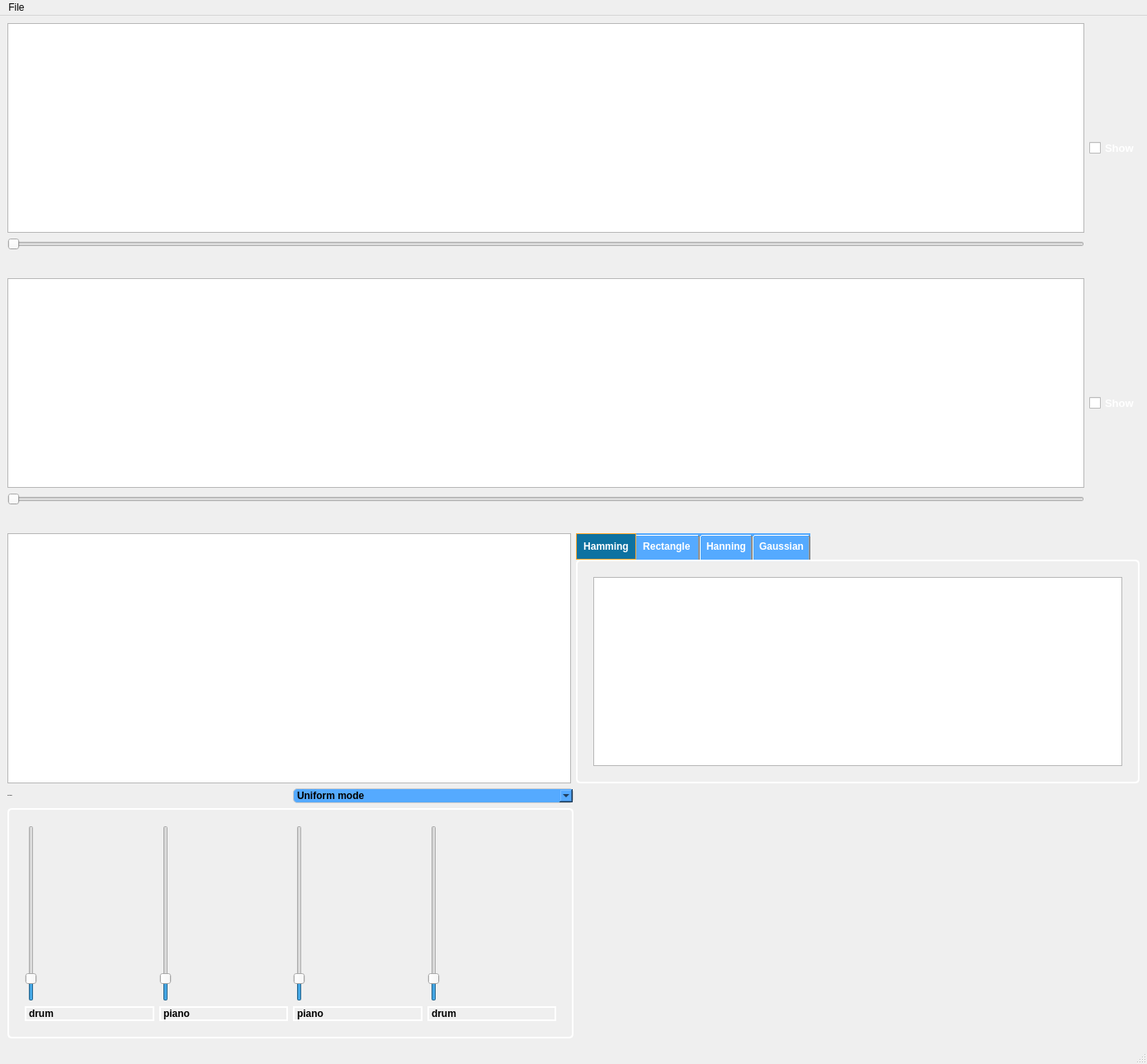
<?xml version="1.0" encoding="UTF-8"?>
<ui version="4.0">
 <class>MainWindow</class>
 <widget class="QMainWindow" name="MainWindow">
  <property name="enabled">
   <bool>true</bool>
  </property>
  <property name="geometry">
   <rect>
    <x>0</x>
    <y>0</y>
    <width>1390</width>
    <height>1289</height>
   </rect>
  </property>
  <property name="windowTitle">
   <string>MainWindow</string>
  </property>
  <property name="styleSheet">
   <string notr="true">QGroupBox[border=&quot;none&quot;] {
    border: none;

}
</string>
  </property>
  <widget class="QWidget" name="centralwidget">
   <property name="styleSheet">
    <string notr="true">QLabel {
    color: white;
    font-size: 10px;
    font-weight: bold;
}

QWidget{
 background: #7e7e7e;}
QSlider {
    border: 1px solid #000;
    background: #EEE;
border-radius:5px;

}
QSlider::handle {
    background: rgb(252, 244, 163);
    border: 1px solid #000;
    width: 10px;

   
}
QSlider::groove {
    background: #CCC;'

}
</string>
   </property>
   <layout class="QGridLayout" name="gridLayout_3">
    <item row="3" column="0">
     <layout class="QHBoxLayout" name="horizontalLayout_17">
      <item>
       <layout class="QVBoxLayout" name="verticalLayout_34">
        <item>
         <layout class="QHBoxLayout" name="horizontalLayout_6">
          <item>
           <widget class="QLabel" name="label">
            <property name="sizePolicy">
             <sizepolicy hsizetype="Preferred" vsizetype="Preferred">
              <horstretch>0</horstretch>
              <verstretch>0</verstretch>
             </sizepolicy>
            </property>
            <property name="font">
             <font>
              <pointsize>-1</pointsize>
              <bold>true</bold>
             </font>
            </property>
            <property name="text">
             <string>Select mode</string>
            </property>
           </widget>
          </item>
          <item>
           <widget class="QComboBox" name="combo_bx_mode">
            <property name="font">
             <font>
              <family>Arial</family>
              <bold>true</bold>
             </font>
            </property>
            <property name="cursor">
             <cursorShape>PointingHandCursor</cursorShape>
            </property>
            <property name="styleSheet">
             <string notr="true"> border: 1px solid #ccc;
border-radius:5px;
font-family: Arial, sans-serif;
color: black;

background-color: rgb(85, 170, 255);

</string>
            </property>
            <item>
             <property name="text">
              <string>Uniform mode</string>
             </property>
            </item>
            <item>
             <property name="text">
              <string>Musical instruments</string>
             </property>
            </item>
            <item>
             <property name="text">
              <string>Animal sounds</string>
             </property>
            </item>
            <item>
             <property name="text">
              <string>ECG abnormalities</string>
             </property>
            </item>
           </widget>
          </item>
         </layout>
        </item>
        <item>
         <widget class="QStackedWidget" name="stackedWidget">
          <property name="styleSheet">
           <string notr="true">QStackedWidget{ border: 2px solid;
	border-color: rgb(255, 255, 255);
    border-radius: 5px;
    padding: 10px;}
QLabel{
 border: 2px solid;
	border-color: rgb(255, 255, 255);
font-weight: bold;}</string>
          </property>
          <property name="currentIndex">
           <number>1</number>
          </property>
          <widget class="QWidget" name="uniform_page">
           <layout class="QGridLayout" name="gridLayout">
            <item row="0" column="0">
             <widget class="QSlider" name="uniform_slider_range_1">
              <property name="font">
               <font>
                <bold>false</bold>
               </font>
              </property>
              <property name="maximum">
               <number>10</number>
              </property>
              <property name="value">
               <number>1</number>
              </property>
              <property name="orientation">
               <enum>Qt::Vertical</enum>
              </property>
             </widget>
            </item>
            <item row="0" column="1">
             <widget class="QSlider" name="uniform_slider_range_2">
              <property name="maximum">
               <number>10</number>
              </property>
              <property name="value">
               <number>1</number>
              </property>
              <property name="orientation">
               <enum>Qt::Vertical</enum>
              </property>
             </widget>
            </item>
            <item row="0" column="2">
             <widget class="QSlider" name="uniform_slider_range_3">
              <property name="maximum">
               <number>10</number>
              </property>
              <property name="value">
               <number>1</number>
              </property>
              <property name="orientation">
               <enum>Qt::Vertical</enum>
              </property>
             </widget>
            </item>
            <item row="0" column="3">
             <widget class="QSlider" name="uniform_slider_range_4">
              <property name="maximum">
               <number>10</number>
              </property>
              <property name="value">
               <number>1</number>
              </property>
              <property name="orientation">
               <enum>Qt::Vertical</enum>
              </property>
             </widget>
            </item>
            <item row="0" column="4">
             <widget class="QSlider" name="uniform_slider_range_5">
              <property name="maximum">
               <number>10</number>
              </property>
              <property name="value">
               <number>1</number>
              </property>
              <property name="orientation">
               <enum>Qt::Vertical</enum>
              </property>
             </widget>
            </item>
            <item row="0" column="5">
             <widget class="QSlider" name="uniform_slider_range_6">
              <property name="maximum">
               <number>10</number>
              </property>
              <property name="value">
               <number>1</number>
              </property>
              <property name="sliderPosition">
               <number>1</number>
              </property>
              <property name="orientation">
               <enum>Qt::Vertical</enum>
              </property>
             </widget>
            </item>
            <item row="0" column="6">
             <widget class="QSlider" name="uniform_slider_range_7">
              <property name="maximum">
               <number>10</number>
              </property>
              <property name="value">
               <number>1</number>
              </property>
              <property name="orientation">
               <enum>Qt::Vertical</enum>
              </property>
             </widget>
            </item>
            <item row="0" column="7">
             <widget class="QSlider" name="uniform_slider_range_8">
              <property name="maximum">
               <number>10</number>
              </property>
              <property name="value">
               <number>1</number>
              </property>
              <property name="orientation">
               <enum>Qt::Vertical</enum>
              </property>
             </widget>
            </item>
            <item row="0" column="8">
             <widget class="QSlider" name="uniform_slider_range_9">
              <property name="maximum">
               <number>10</number>
              </property>
              <property name="value">
               <number>1</number>
              </property>
              <property name="orientation">
               <enum>Qt::Vertical</enum>
              </property>
             </widget>
            </item>
            <item row="0" column="9">
             <widget class="QSlider" name="uniform_slider_range_10">
              <property name="maximum">
               <number>10</number>
              </property>
              <property name="value">
               <number>1</number>
              </property>
              <property name="orientation">
               <enum>Qt::Vertical</enum>
              </property>
             </widget>
            </item>
           </layout>
          </widget>
          <widget class="QWidget" name="music_page">
           <layout class="QGridLayout" name="gridLayout_7">
            <item row="0" column="0">
             <layout class="QHBoxLayout" name="horizontalLayout_15">
              <item>
               <layout class="QVBoxLayout" name="verticalLayout_26">
                <item>
                 <widget class="QSlider" name="bass_slider">
                  <property name="maximum">
                   <number>10</number>
                  </property>
                  <property name="value">
                   <number>1</number>
                  </property>
                  <property name="orientation">
                   <enum>Qt::Vertical</enum>
                  </property>
                 </widget>
                </item>
                <item>
                 <widget class="QLabel" name="label_35">
                  <property name="text">
                   <string>drum</string>
                  </property>
                 </widget>
                </item>
               </layout>
              </item>
              <item>
               <layout class="QVBoxLayout" name="verticalLayout_27">
                <item>
                 <widget class="QSlider" name="voil_slider">
                  <property name="maximum">
                   <number>10</number>
                  </property>
                  <property name="value">
                   <number>1</number>
                  </property>
                  <property name="orientation">
                   <enum>Qt::Vertical</enum>
                  </property>
                 </widget>
                </item>
                <item>
                 <widget class="QLabel" name="label_36">
                  <property name="text">
                   <string>piano</string>
                  </property>
                 </widget>
                </item>
               </layout>
              </item>
              <item>
               <layout class="QVBoxLayout" name="verticalLayout_28">
                <item>
                 <widget class="QSlider" name="piano_slider">
                  <property name="maximum">
                   <number>10</number>
                  </property>
                  <property name="value">
                   <number>1</number>
                  </property>
                  <property name="orientation">
                   <enum>Qt::Vertical</enum>
                  </property>
                 </widget>
                </item>
                <item>
                 <widget class="QLabel" name="label_37">
                  <property name="text">
                   <string>piano</string>
                  </property>
                 </widget>
                </item>
               </layout>
              </item>
              <item>
               <layout class="QVBoxLayout" name="verticalLayout_29">
                <item>
                 <widget class="QSlider" name="drum_slider">
                  <property name="maximum">
                   <number>10</number>
                  </property>
                  <property name="value">
                   <number>1</number>
                  </property>
                  <property name="orientation">
                   <enum>Qt::Vertical</enum>
                  </property>
                 </widget>
                </item>
                <item>
                 <widget class="QLabel" name="label_38">
                  <property name="text">
                   <string>drum</string>
                  </property>
                 </widget>
                </item>
               </layout>
              </item>
             </layout>
            </item>
           </layout>
          </widget>
          <widget class="QWidget" name="animal_page">
           <layout class="QGridLayout" name="gridLayout_8">
            <item row="0" column="0">
             <layout class="QHBoxLayout" name="horizontalLayout_16">
              <item>
               <layout class="QVBoxLayout" name="verticalLayout_30">
                <item>
                 <widget class="QSlider" name="cat_slider">
                  <property name="maximum">
                   <number>10</number>
                  </property>
                  <property name="value">
                   <number>1</number>
                  </property>
                  <property name="orientation">
                   <enum>Qt::Vertical</enum>
                  </property>
                 </widget>
                </item>
                <item>
                 <widget class="QLabel" name="label_39">
                  <property name="text">
                   <string>cat</string>
                  </property>
                 </widget>
                </item>
               </layout>
              </item>
              <item>
               <layout class="QVBoxLayout" name="verticalLayout_31">
                <item>
                 <widget class="QSlider" name="dog_slider">
                  <property name="maximum">
                   <number>10</number>
                  </property>
                  <property name="value">
                   <number>1</number>
                  </property>
                  <property name="orientation">
                   <enum>Qt::Vertical</enum>
                  </property>
                 </widget>
                </item>
                <item>
                 <widget class="QLabel" name="label_40">
                  <property name="text">
                   <string>dog</string>
                  </property>
                 </widget>
                </item>
               </layout>
              </item>
              <item>
               <layout class="QVBoxLayout" name="verticalLayout_32">
                <item>
                 <widget class="QSlider" name="duck_slider">
                  <property name="maximum">
                   <number>10</number>
                  </property>
                  <property name="value">
                   <number>1</number>
                  </property>
                  <property name="orientation">
                   <enum>Qt::Vertical</enum>
                  </property>
                 </widget>
                </item>
                <item>
                 <widget class="QLabel" name="label_45">
                  <property name="text">
                   <string>duck</string>
                  </property>
                 </widget>
                </item>
               </layout>
              </item>
              <item>
               <layout class="QVBoxLayout" name="verticalLayout_33">
                <item>
                 <widget class="QSlider" name="cow_slider">
                  <property name="maximum">
                   <number>10</number>
                  </property>
                  <property name="value">
                   <number>1</number>
                  </property>
                  <property name="orientation">
                   <enum>Qt::Vertical</enum>
                  </property>
                 </widget>
                </item>
                <item>
                 <widget class="QLabel" name="label_46">
                  <property name="text">
                   <string>cow</string>
                  </property>
                 </widget>
                </item>
               </layout>
              </item>
             </layout>
            </item>
           </layout>
          </widget>
          <widget class="QWidget" name="ECG_page">
           <layout class="QGridLayout" name="gridLayout_9">
            <item row="0" column="0">
             <layout class="QHBoxLayout" name="horizontalLayout_24">
              <item>
               <layout class="QVBoxLayout" name="verticalLayout_35">
                <item>
                 <widget class="QSlider" name="verticalSlider_27">
                  <property name="maximum">
                   <number>10</number>
                  </property>
                  <property name="value">
                   <number>1</number>
                  </property>
                  <property name="orientation">
                   <enum>Qt::Vertical</enum>
                  </property>
                 </widget>
                </item>
                <item>
                 <widget class="QLabel" name="label_41">
                  <property name="text">
                   <string>arthmya 1</string>
                  </property>
                 </widget>
                </item>
               </layout>
              </item>
              <item>
               <layout class="QVBoxLayout" name="verticalLayout_36">
                <item>
                 <widget class="QSlider" name="verticalSlider_31">
                  <property name="maximum">
                   <number>10</number>
                  </property>
                  <property name="value">
                   <number>1</number>
                  </property>
                  <property name="orientation">
                   <enum>Qt::Vertical</enum>
                  </property>
                 </widget>
                </item>
                <item>
                 <widget class="QLabel" name="label_42">
                  <property name="text">
                   <string>arthmya 2</string>
                  </property>
                 </widget>
                </item>
               </layout>
              </item>
              <item>
               <layout class="QVBoxLayout" name="verticalLayout_37">
                <item>
                 <widget class="QSlider" name="verticalSlider_32">
                  <property name="maximum">
                   <number>10</number>
                  </property>
                  <property name="value">
                   <number>1</number>
                  </property>
                  <property name="orientation">
                   <enum>Qt::Vertical</enum>
                  </property>
                 </widget>
                </item>
                <item>
                 <widget class="QLabel" name="label_49">
                  <property name="text">
                   <string>arthmya 3</string>
                  </property>
                 </widget>
                </item>
               </layout>
              </item>
              <item>
               <layout class="QVBoxLayout" name="verticalLayout_38">
                <item>
                 <widget class="QSlider" name="verticalSlider_34">
                  <property name="maximum">
                   <number>10</number>
                  </property>
                  <property name="value">
                   <number>1</number>
                  </property>
                  <property name="orientation">
                   <enum>Qt::Vertical</enum>
                  </property>
                 </widget>
                </item>
                <item>
                 <widget class="QLabel" name="label_50">
                  <property name="text">
                   <string>TextLabel</string>
                  </property>
                 </widget>
                </item>
               </layout>
              </item>
             </layout>
            </item>
           </layout>
          </widget>
         </widget>
        </item>
       </layout>
      </item>
      <item>
       <spacer name="horizontalSpacer">
        <property name="orientation">
         <enum>Qt::Horizontal</enum>
        </property>
        <property name="sizeHint" stdset="0">
         <size>
          <width>40</width>
          <height>20</height>
         </size>
        </property>
       </spacer>
      </item>
     </layout>
    </item>
    <item row="0" column="0">
     <layout class="QHBoxLayout" name="horizontalLayout_7">
      <item>
       <layout class="QVBoxLayout" name="verticalLayout_3">
        <item>
         <widget class="PlotWidget" name="grph_input_sig">
          <property name="styleSheet">
           <string notr="true">QPlotWidget {
    border: 10px solid rgb(255, 161, 46);
    border-radius: 5px;
}</string>
          </property>
         </widget>
        </item>
        <item>
         <widget class="QSlider" name="input_slider">
          <property name="styleSheet">
           <string notr="true"/>
          </property>
          <property name="orientation">
           <enum>Qt::Horizontal</enum>
          </property>
         </widget>
        </item>
        <item>
         <layout class="QHBoxLayout" name="horz_control_btns">
          <property name="spacing">
           <number>10</number>
          </property>
          <item>
           <spacer name="horizontalSpacer_19">
            <property name="orientation">
             <enum>Qt::Horizontal</enum>
            </property>
            <property name="sizeHint" stdset="0">
             <size>
              <width>60</width>
              <height>20</height>
             </size>
            </property>
           </spacer>
          </item>
          <item>
           <widget class="QPushButton" name="btn_srt_begin_input">
            <property name="cursor">
             <cursorShape>PointingHandCursor</cursorShape>
            </property>
            <property name="toolTip">
             <string>replay</string>
            </property>
            <property name="whatsThis">
             <string>stast from beging
</string>
            </property>
            <property name="text">
             <string/>
            </property>
            <property name="icon">
             <iconset>
              <normaloff>imgs/strt_frm_begin.png</normaloff>imgs/strt_frm_begin.png</iconset>
            </property>
            <property name="flat">
             <bool>true</bool>
            </property>
           </widget>
          </item>
          <item>
           <widget class="QPushButton" name="btn_slow_input">
            <property name="cursor">
             <cursorShape>PointingHandCursor</cursorShape>
            </property>
            <property name="text">
             <string/>
            </property>
            <property name="icon">
             <iconset>
              <normaloff>imgs/slow_down.png</normaloff>imgs/slow_down.png</iconset>
            </property>
            <property name="flat">
             <bool>true</bool>
            </property>
           </widget>
          </item>
          <item>
           <widget class="QPushButton" name="btn_zoom_out_input">
            <property name="cursor">
             <cursorShape>PointingHandCursor</cursorShape>
            </property>
            <property name="text">
             <string/>
            </property>
            <property name="icon">
             <iconset>
              <normaloff>imgs/aoom_out.png</normaloff>imgs/aoom_out.png</iconset>
            </property>
            <property name="flat">
             <bool>true</bool>
            </property>
           </widget>
          </item>
          <item>
           <widget class="QPushButton" name="btn_play_input">
            <property name="cursor">
             <cursorShape>PointingHandCursor</cursorShape>
            </property>
            <property name="toolTip">
             <string>paly
</string>
            </property>
            <property name="text">
             <string/>
            </property>
            <property name="icon">
             <iconset>
              <normaloff>imgs/play.png</normaloff>imgs/play.png</iconset>
            </property>
            <property name="flat">
             <bool>true</bool>
            </property>
           </widget>
          </item>
          <item>
           <widget class="QPushButton" name="btn_pause_input">
            <property name="cursor">
             <cursorShape>PointingHandCursor</cursorShape>
            </property>
            <property name="toolTip">
             <string>paly
</string>
            </property>
            <property name="text">
             <string/>
            </property>
            <property name="icon">
             <iconset>
              <normaloff>imgs/pause.png</normaloff>imgs/pause.png</iconset>
            </property>
            <property name="flat">
             <bool>true</bool>
            </property>
           </widget>
          </item>
          <item>
           <widget class="QPushButton" name="btn_zoom_in_input">
            <property name="cursor">
             <cursorShape>PointingHandCursor</cursorShape>
            </property>
            <property name="text">
             <string/>
            </property>
            <property name="icon">
             <iconset>
              <normaloff>imgs/zoom_in.png</normaloff>imgs/zoom_in.png</iconset>
            </property>
            <property name="flat">
             <bool>true</bool>
            </property>
           </widget>
          </item>
          <item>
           <widget class="QPushButton" name="btn_fast_input">
            <property name="cursor">
             <cursorShape>PointingHandCursor</cursorShape>
            </property>
            <property name="text">
             <string/>
            </property>
            <property name="icon">
             <iconset>
              <normaloff>imgs/speed_up.png</normaloff>imgs/speed_up.png</iconset>
            </property>
            <property name="flat">
             <bool>true</bool>
            </property>
           </widget>
          </item>
          <item>
           <spacer name="horizontalSpacer_17">
            <property name="orientation">
             <enum>Qt::Horizontal</enum>
            </property>
            <property name="sizeHint" stdset="0">
             <size>
              <width>60</width>
              <height>20</height>
             </size>
            </property>
           </spacer>
          </item>
         </layout>
        </item>
       </layout>
      </item>
      <item>
       <layout class="QVBoxLayout" name="verticalLayout">
        <item>
         <layout class="QVBoxLayout" name="specto_layout_input"/>
        </item>
        <item>
         <widget class="QCheckBox" name="chek_bx_show_spect_input">
          <property name="font">
           <font>
            <pointsize>10</pointsize>
            <bold>true</bold>
           </font>
          </property>
          <property name="cursor">
           <cursorShape>PointingHandCursor</cursorShape>
          </property>
          <property name="styleSheet">
           <string notr="true">
color: rgb(255, 255, 255);
</string>
          </property>
          <property name="text">
           <string>Show</string>
          </property>
         </widget>
        </item>
       </layout>
      </item>
     </layout>
    </item>
    <item row="2" column="0">
     <layout class="QHBoxLayout" name="horizontalLayout_23">
      <item>
       <widget class="PlotWidget" name="signal_view">
        <property name="styleSheet">
         <string notr="true"/>
        </property>
       </widget>
      </item>
      <item>
       <widget class="QTabWidget" name="windows_tabs">
        <property name="font">
         <font>
          <bold>true</bold>
         </font>
        </property>
        <property name="styleSheet">
         <string notr="true">

QTabBar {
    background-color: rgb(85, 170, 255); /* Set the background color of the tab bar */
}

QTabBar::tab {
    color: white; /* Set the color of the tab text */
 size: 12px;
    padding: 8px; /* Adjust the padding as needed */
}

QTabBar::tab:selected {
    background-color: #0D72A1; /* Set the background color of the selected tab */
    border: 1px solid #ffaa2e; /* Add a border to the selected tab */
}

QTabWidget::pane {
   border: 2px solid;
	border-color: rgb(255, 255, 255);
    border-radius: 5px;
    padding: 10px;
}
</string>
        </property>
        <property name="currentIndex">
         <number>0</number>
        </property>
        <widget class="QWidget" name="Hamming_window">
         <attribute name="title">
          <string>Hamming</string>
         </attribute>
         <layout class="QGridLayout" name="gridLayout_11">
          <item row="0" column="0">
           <widget class="PlotWidget" name="graphicsView_hamming"/>
          </item>
          <item row="1" column="0">
           <layout class="QHBoxLayout" name="horizontalLayout_2"/>
          </item>
         </layout>
        </widget>
        <widget class="QWidget" name="Rectangle_window">
         <attribute name="title">
          <string>Rectangle </string>
         </attribute>
         <layout class="QGridLayout" name="gridLayout_10">
          <item row="0" column="0">
           <widget class="PlotWidget" name="graphicsView_rectangle"/>
          </item>
          <item row="1" column="0">
           <layout class="QHBoxLayout" name="horizontalLayout_3"/>
          </item>
         </layout>
        </widget>
        <widget class="QWidget" name="Hanning_window">
         <attribute name="title">
          <string>Hanning</string>
         </attribute>
         <layout class="QGridLayout" name="gridLayout_2">
          <item row="0" column="0">
           <layout class="QVBoxLayout" name="verticalLayout_39">
            <item>
             <widget class="PlotWidget" name="graphicsView_hanning"/>
            </item>
            <item>
             <layout class="QHBoxLayout" name="horizontalLayout_25">
              <item>
               <layout class="QHBoxLayout" name="horizontalLayout_4"/>
              </item>
             </layout>
            </item>
           </layout>
          </item>
         </layout>
        </widget>
        <widget class="QWidget" name="Gaussian_window">
         <attribute name="title">
          <string>Gaussian</string>
         </attribute>
         <layout class="QGridLayout" name="gridLayout_6">
          <item row="0" column="0">
           <widget class="PlotWidget" name="graphicsView_gaussian"/>
          </item>
          <item row="1" column="0">
           <layout class="QHBoxLayout" name="horizontalLayout"/>
          </item>
         </layout>
        </widget>
       </widget>
      </item>
     </layout>
    </item>
    <item row="1" column="0">
     <layout class="QHBoxLayout" name="horizontalLayout_8">
      <item>
       <layout class="QVBoxLayout" name="verticalLayout_4">
        <item>
         <widget class="PlotWidget" name="grph_output_sig"/>
        </item>
        <item>
         <widget class="QSlider" name="output_slider">
          <property name="styleSheet">
           <string notr="true"/>
          </property>
          <property name="orientation">
           <enum>Qt::Horizontal</enum>
          </property>
         </widget>
        </item>
        <item>
         <layout class="QHBoxLayout" name="horz_control_btns_2">
          <property name="spacing">
           <number>10</number>
          </property>
          <item>
           <spacer name="horizontalSpacer_20">
            <property name="orientation">
             <enum>Qt::Horizontal</enum>
            </property>
            <property name="sizeHint" stdset="0">
             <size>
              <width>60</width>
              <height>20</height>
             </size>
            </property>
           </spacer>
          </item>
          <item>
           <widget class="QPushButton" name="btn_srt_begin_output">
            <property name="cursor">
             <cursorShape>PointingHandCursor</cursorShape>
            </property>
            <property name="toolTip">
             <string>replay</string>
            </property>
            <property name="whatsThis">
             <string>stast from beging
</string>
            </property>
            <property name="text">
             <string/>
            </property>
            <property name="icon">
             <iconset>
              <normaloff>imgs/strt_frm_begin.png</normaloff>imgs/strt_frm_begin.png</iconset>
            </property>
            <property name="flat">
             <bool>true</bool>
            </property>
           </widget>
          </item>
          <item>
           <widget class="QPushButton" name="btn_slow_output">
            <property name="cursor">
             <cursorShape>PointingHandCursor</cursorShape>
            </property>
            <property name="text">
             <string/>
            </property>
            <property name="icon">
             <iconset>
              <normaloff>imgs/slow_down.png</normaloff>imgs/slow_down.png</iconset>
            </property>
            <property name="flat">
             <bool>true</bool>
            </property>
           </widget>
          </item>
          <item>
           <widget class="QPushButton" name="btn_zoom_out_output">
            <property name="cursor">
             <cursorShape>PointingHandCursor</cursorShape>
            </property>
            <property name="text">
             <string/>
            </property>
            <property name="icon">
             <iconset>
              <normaloff>imgs/aoom_out.png</normaloff>imgs/aoom_out.png</iconset>
            </property>
            <property name="flat">
             <bool>true</bool>
            </property>
           </widget>
          </item>
          <item>
           <widget class="QPushButton" name="btn_play_output">
            <property name="cursor">
             <cursorShape>PointingHandCursor</cursorShape>
            </property>
            <property name="toolTip">
             <string>paly
</string>
            </property>
            <property name="text">
             <string/>
            </property>
            <property name="icon">
             <iconset>
              <normaloff>imgs/play.png</normaloff>imgs/play.png</iconset>
            </property>
            <property name="flat">
             <bool>true</bool>
            </property>
           </widget>
          </item>
          <item>
           <widget class="QPushButton" name="btn_pause_output">
            <property name="cursor">
             <cursorShape>PointingHandCursor</cursorShape>
            </property>
            <property name="toolTip">
             <string>paly
</string>
            </property>
            <property name="text">
             <string/>
            </property>
            <property name="icon">
             <iconset>
              <normaloff>imgs/pause.png</normaloff>imgs/pause.png</iconset>
            </property>
            <property name="flat">
             <bool>true</bool>
            </property>
           </widget>
          </item>
          <item>
           <widget class="QPushButton" name="btn_zoom_in_output">
            <property name="cursor">
             <cursorShape>PointingHandCursor</cursorShape>
            </property>
            <property name="text">
             <string/>
            </property>
            <property name="icon">
             <iconset>
              <normaloff>imgs/zoom_in.png</normaloff>imgs/zoom_in.png</iconset>
            </property>
            <property name="flat">
             <bool>true</bool>
            </property>
           </widget>
          </item>
          <item>
           <widget class="QPushButton" name="btn_fast_output">
            <property name="cursor">
             <cursorShape>PointingHandCursor</cursorShape>
            </property>
            <property name="text">
             <string/>
            </property>
            <property name="icon">
             <iconset>
              <normaloff>imgs/speed_up.png</normaloff>imgs/speed_up.png</iconset>
            </property>
            <property name="flat">
             <bool>true</bool>
            </property>
           </widget>
          </item>
          <item>
           <spacer name="horizontalSpacer_18">
            <property name="orientation">
             <enum>Qt::Horizontal</enum>
            </property>
            <property name="sizeType">
             <enum>QSizePolicy::Expanding</enum>
            </property>
            <property name="sizeHint" stdset="0">
             <size>
              <width>70</width>
              <height>20</height>
             </size>
            </property>
           </spacer>
          </item>
         </layout>
        </item>
       </layout>
      </item>
      <item>
       <layout class="QVBoxLayout" name="verticalLayout_2">
        <item>
         <layout class="QVBoxLayout" name="specto_layout_output"/>
        </item>
        <item>
         <widget class="QCheckBox" name="chek_bx_show_spect_output">
          <property name="enabled">
           <bool>true</bool>
          </property>
          <property name="font">
           <font>
            <pointsize>10</pointsize>
            <bold>true</bold>
           </font>
          </property>
          <property name="cursor">
           <cursorShape>PointingHandCursor</cursorShape>
          </property>
          <property name="styleSheet">
           <string notr="true">color: rgb(255, 255, 255);</string>
          </property>
          <property name="text">
           <string>Show</string>
          </property>
         </widget>
        </item>
       </layout>
      </item>
     </layout>
    </item>
   </layout>
  </widget>
  <widget class="QMenuBar" name="menubar">
   <property name="geometry">
    <rect>
     <x>0</x>
     <y>0</y>
     <width>1390</width>
     <height>26</height>
    </rect>
   </property>
   <widget class="QMenu" name="menuFile">
    <property name="title">
     <string>File</string>
    </property>
    <addaction name="actionUpload_file"/>
   </widget>
   <addaction name="menuFile"/>
  </widget>
  <widget class="QStatusBar" name="statusbar"/>
  <action name="actionUpload_file">
   <property name="text">
    <string>Upload file</string>
   </property>
  </action>
 </widget>
 <customwidgets>
  <customwidget>
   <class>PlotWidget</class>
   <extends>QGraphicsView</extends>
   <header>pyqtgraph.h</header>
   <container>1</container>
  </customwidget>
 </customwidgets>
 <resources/>
 <connections/>
</ui>
